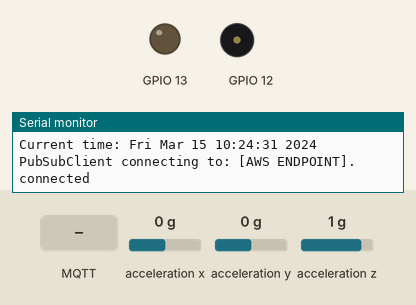
Simulated run of this sketch. Board: ESP8266 (NodeMCU). On the bench: output pins drawn as LEDs (lit = HIGH), buzzer (waves = sounding), the last lines printed to the serial monitor. The inputs (shaded band) are chosen by the test bench; at power-on: acceleration x 0 g, acceleration y 0 g, acceleration z 1 g. WiFi joins after 1.5 s; servers stay silent unless stated; the local clock reads 2024-03-15 10:24:30 at power-on unless the sketch sets it; no MQTT or app messages arrive unless stated.

Above: at 2.7 s.
2.8 s: MQTT message "1" arrives on the first subscribed topic
At 3.6 s:
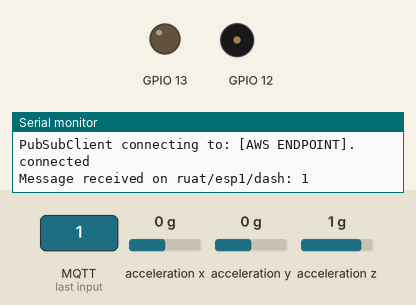
Timing chart, 0 to 14.5 s (numbered marks = the images above; inputs shaded):
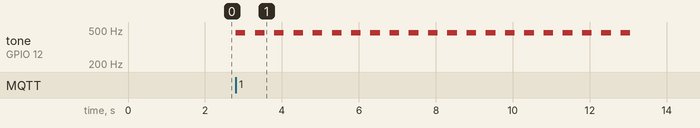

The sketch:

ruat_esp.ino
```cpp
#include <ESP8266WiFi.h>
#include <PubSubClient.h>
#include <Wire.h>
#include "MMA7660.h"

#include "secrets.h"

BearSSL::X509List client_crt(certificatePemCrt);
BearSSL::PrivateKey client_key(privatePemKey);
BearSSL::X509List rootCert(caPemCrt);

WiFiClientSecure wiFiClient;
void msgReceived(char* topic, byte* payload, unsigned int len);
PubSubClient pubSubClient(awsEndpoint, 8883, msgReceived, wiFiClient);

MMA7660 acc;

void setup() {
  Serial.begin(115200); Serial.println();
  Serial.println("ESP8266 AWS IoT");

  Serial.print("Connecting to "); Serial.print(ssid);
  WiFi.begin(ssid, password);
  WiFi.waitForConnectResult();
  Serial.print(", WiFi connected, IP address: ");
  Serial.println(WiFi.localIP());

  setCurrentTime();

  wiFiClient.setClientRSACert(&client_crt, &client_key);
  wiFiClient.setTrustAnchors(&rootCert);

  acc.init();
  pinMode(13, OUTPUT);
  pinMode(12, OUTPUT);
}

unsigned long lastPublish;
int msgCount = 0;
bool fall=false;

void loop() {
  static long cnt = 0;
  static long cntout = 0;
  float ax,ay,az;

  pubSubCheckConnect();

  acc.getAcceleration(&ax,&ay,&az);
  if((ay>1.4 || ay <-1.4) && fall== false ){
    fall=true;
    msgCount=0;
  }
  if (millis() - lastPublish > 5000) {
    if(fall && msgCount <= 10){
      String msg = String("{\"message\":\"Warning: detected fall\"}");
      boolean response = pubSubClient.publish("ruat/esp1/pub", msg.c_str());
      while(!response){
        response = pubSubClient.publish("ruat/esp1/pub", msg.c_str());
      }
      if(msgCount==10){
        msgCount=0;
        fall=false;
      }
      Serial.print("Published: "); Serial.println(msg);
      lastPublish = millis();
    }
  }
}
void al(){
    tone(12, 293.66, 300);
    tone(12, 466.16, 250);
    delay(500);
    tone(12, 293.66, 300);
    tone(12, 466.16, 250);
    delay(500);
    tone(12,293.66, 300);
    tone(12, 466.16, 250);
}
void msgReceived(char* topic, byte* payload, unsigned int length) {
  Serial.print("Message received on "); Serial.print(topic); Serial.print(": ");
  for (int i = 0; i < length; i++) {
    Serial.print((char)payload[i]);
    fall=false;
  }
  for (int i=0; i<10; i++) {
    al();
  }

  Serial.println();
}

void pubSubCheckConnect() {
  if ( ! pubSubClient.connected()) {
    Serial.print("PubSubClient connecting to: "); Serial.print(awsEndpoint);
    while ( ! pubSubClient.connected()) {
      Serial.print(".");
      pubSubClient.connect("ESPthing");
    }
    Serial.println(" connected");
    pubSubClient.subscribe("ruat/esp1/dash",1);
  }
  pubSubClient.loop();
}

void setCurrentTime() {
  configTime(3 * 3600, 0, "pool.ntp.org", "time.nist.gov");

  Serial.print("Waiting for NTP time sync: ");
  time_t now = time(nullptr);
  while (now < 8 * 3600 * 2) {
    delay(500);
    Serial.print(".");
    now = time(nullptr);
  }
  Serial.println("");
  struct tm timeinfo;
  gmtime_r(&now, &timeinfo);
  Serial.print("Current time: "); Serial.print(asctime(&timeinfo));
}
```

secrets.h
```cpp
const char* ssid = "D-Link-Guest";
const char* password = "[PASSWORDWIFI]";

// Find this awsEndpoint in the AWS Console: Manage - Things, choose your thing
// choose Interact, its the HTTPS Rest endpoint
const char* awsEndpoint = "[AWS ENDPOINT]";

// For the two certificate strings below paste in the text of your AWS
// device certificate and private key:

// xxxxxxxxxx-certificate.pem.crt DONE
static const char certificatePemCrt[] PROGMEM = R"EOF(
-----BEGIN CERTIFICATE-----

[INSERT CERTIFICATE]

-----END CERTIFICATE-----
)EOF";

// xxxxxxxxxx-private.pem.key DONE
static const char privatePemKey[] PROGMEM = R"EOF(
-----BEGIN RSA PRIVATE KEY-----

[RSA PRIVATE KEY]

-----END RSA PRIVATE KEY-----
)EOF";

// This is the AWS IoT CA Certificate from:
// https://docs.aws.amazon.com/iot/latest/developerguide/managing-device-certs.html#server-authentication
// This one in here is the 'RSA 2048 bit key: Amazon Root CA 1' which is valid
// until January 16, 2038 so unless it gets revoked you can leave this as is:
static const char caPemCrt[] PROGMEM = R"EOF(
-----BEGIN CERTIFICATE-----

[CA CERTIFICATE]

-----END CERTIFICATE-----
)EOF";
```

Measured:
- after the input at 2.8 s, tone on GPIO 12: alternates 466 Hz for 0.25 s and silent for 0.25 s, 42 changes in all, then stays silent, starting at once
